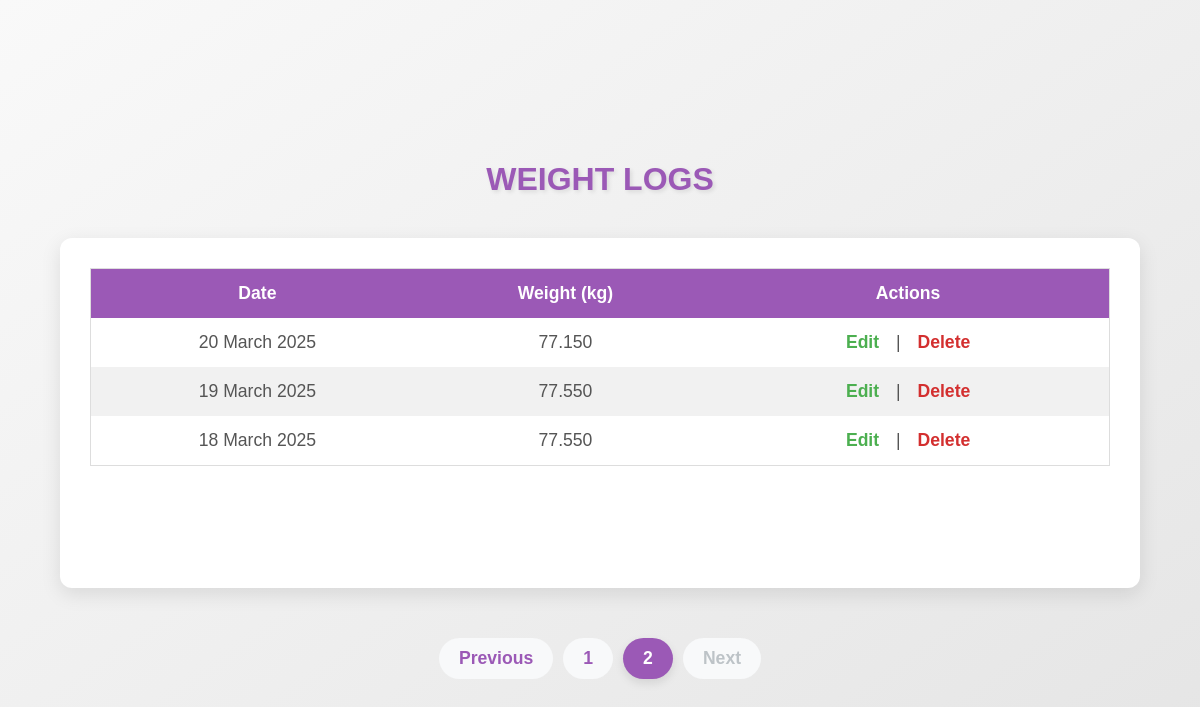
The app's page /view_weights?page=2 with its own data.
### app.py (models this page shows, shortened)
class WeightLog(db.Model):
    id = db.Column(db.Integer, primary_key=True)
    date = db.Column(db.Date, nullable=False, default=datetime.utcnow)
    weight = db.Column(Numeric(10, 3), nullable=False)

### app.py (the view)
@app.route('/view_weights', methods=['GET'])
def view_weights():
    page = request.args.get('page', 1, type=int)  # Get current page from query parameters, default to 1
    per_page = 5  # Number of logs to show per page
    weight_logs = WeightLog.query.order_by(WeightLog.date.desc()).paginate(page=page, per_page=per_page)
    return render_template('view_weights.html', weight_logs=weight_logs)

### templates/view_weights.html (shortened to what this page needs)
<!DOCTYPE html>
<html lang="en">
<head>
    <link rel="stylesheet" href="{{ url_for('static', filename='style.css') }}">
</head>
<body>
    <div>
        <h1>Weight Logs</h1>
        <div class="card">
            <table>
                <thead>
                    <tr>
                        <th>Date</th>
                        <th>Weight (kg)</th>
                        <th>Actions</th>
                    </tr>
                </thead>
                <tbody>
                    {% for log in weight_logs.items %}
                    <tr>
                        <td>{{ log.date.strftime("%d %B %Y") }}</td>
                        <td>{{ log.weight }}</td>
                        <td>
                            <a href="{{ url_for('edit_weight', id=log.id) }}">Edit</a> |
                            <a id="delete" href="{{ url_for('delete_weight', id=log.id) }}" onclick="return confirm('Are you sure you want to delete this entry?')">Delete</a>
                        </td>
                    </tr>
                    {% endfor %}
                </tbody>
            </table>
        </div>
        <div class="pagination">
            {% if weight_logs.has_prev %}
                <a href="{{ url_for('view_weights', page=weight_logs.prev_num) }}" class="page-link">Previous</a>
            {% else %}
                <span class="page-link" style="cursor: not-allowed; color: #bdc3c7;">Previous</span>
            {% endif %}
            {% for page_num in weight_logs.iter_pages() %}
                {% if page_num %}
                    <a href="{{ url_for('view_weights', page=page_num) }}" class="page-link {% if page_num == weight_logs.page %}active{% endif %}">
                        {{ page_num }}
                    </a>
                {% endif %}
            {% endfor %}
            {% if weight_logs.has_next %}
                <a href="{{ url_for('view_weights', page=weight_logs.next_num) }}" class="page-link">Next</a>
            {% else %}
                <span class="page-link" style="cursor: not-allowed; color: #bdc3c7;">Next</span>
            {% endif %}
        </div>
    </div>
</body>
</html>

### static/style.css (style rules this page uses)
body { font-family: Arial, sans-serif; margin: 20px; }
h1 { text-align: center; }
table { width: 100%; border-collapse: collapse; }
table, th, td { border: 1px solid black; padding: 8px; text-align: left; }
th { background-color: #f4f4f4; }

### templates/view_weights.html (style rules this page uses)
* { margin: 0; padding: 0; box-sizing: border-box; }
body { font-family: 'Arial', sans-serif; background: linear-gradient(145deg, #f9f9f9, #e4e4e4); color: #333; padding: 40px; min-height: 100vh; display: flex; flex-direction: column; justify-content: center; }
h1 { text-align: center; font-size: 2em; color: #9b59b6; margin-bottom: 40px; text-transform: uppercase; text-shadow: 2px 2px 4px rgba(0, 0, 0, 0.1); }
.card { margin-bottom: 50px; background-color: #ffffff; border-radius: 12px; box-shadow: 0 6px 20px rgba(0, 0, 0, 0.1); padding: 30px; height: 350px; overflow-y: auto; transition: transform 0.3s ease, box-shadow 0.3s ease; width: 100%; box-sizing: border-box; }
table { width: 100%; border-collapse: collapse; margin-bottom: 30px; font-size: 1.1em; border: 1px solid #ddd; box-sizing: border-box; }
th, td { padding: 14px 16px; text-align: center; border: none; }
th { background-color: #9b59b6; color: white; font-weight: 600; text-align: center; }
td { font-size: 1em; color: #555; white-space: nowrap; overflow: hidden; text-overflow: ellipsis; }
tr:nth-child(even) { background-color: #f1f1f1; }
td a { text-decoration: none; font-weight: bold; padding: 6px 12px; color: #4caf50; transition: background-color 0.3s ease, color 0.3s ease; }
td a#delete { color: #d32f2f; }
.pagination { display: flex; justify-content: center; margin-top: 30px; clear: both; width: 100%; box-sizing: border-box; }
.page-link { font-size: 1.1rem; padding: 10px 20px; margin: 0 5px; border-radius: 30px; color: #9b59b6; background-color: #f8f9fa; text-decoration: none; font-weight: 600; transition: background-color 0.3s ease, color 0.3s ease; display: flex; align-items: center; justify-content: center; white-space: nowrap; }
.page-link.active { background-color: #9b59b6; color: white; font-weight: bold; box-shadow: 0 4px 10px rgba(0, 0, 0, 0.1); }

### records on screen
WeightLog: date "20 March 2025", weight "77.150"
WeightLog: date "19 March 2025", weight "77.550"
WeightLog: date "18 March 2025", weight "77.550"

### other values on screen
{{ page_num }} "1" "2"
